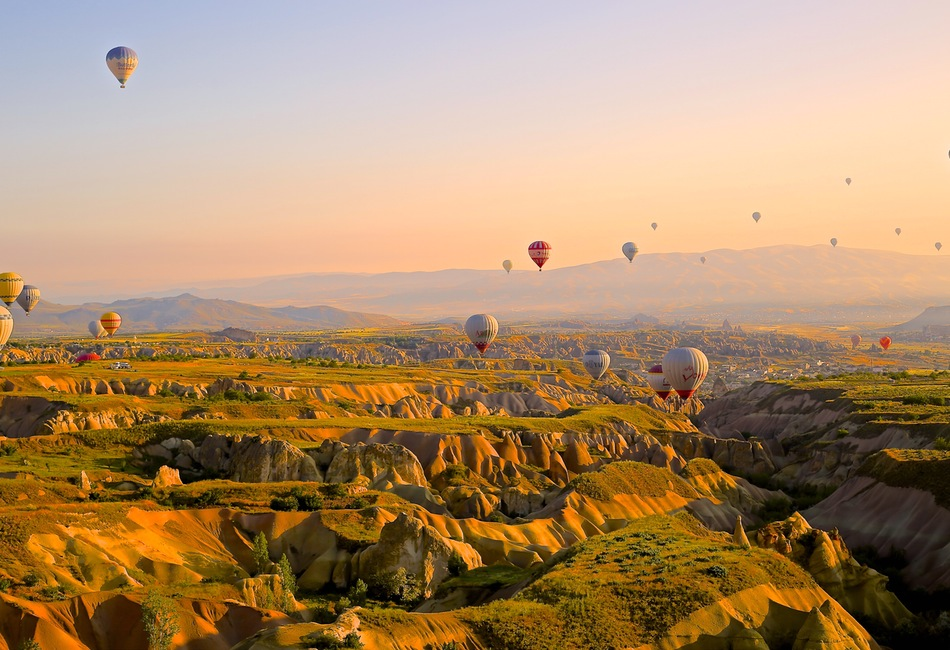
#> input picture fig/img_01.jpg, 950 x 650 px, given in place of the camera
$ python first.py   (older library calls are emulated)
#> lines starting #> are read from the running program, lines starting #| are printed output that depends on the picture
#coding: utf-8

import cv2
import numpy as np
import math

img_name = 'img_dst'
cv2.namedWindow('src')
cv2.namedWindow('dst')
cv2.namedWindow('tmp')

cap = cv2.VideoCapture(0)
while True:
    ret, img_src = cap.read() #カメラ映像の読み込み
#> img_src is the input picture: shape (650, 950, 3); mean B, G, R 104.7, 139.3, 170
    #ここに核となる諸理を記述
    #img_dst = cv2.flip(img_src , flipCode = 0) #垂直反転
    img_dst = cv2.medianBlur(img_src, 9)
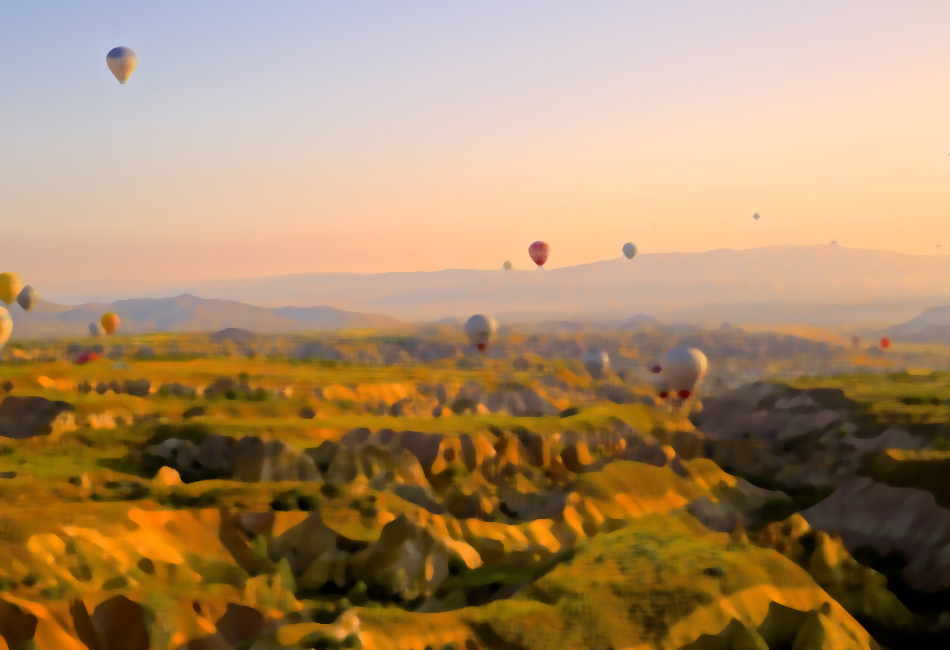
#> img_dst: shape (650, 950, 3); mean B, G, R 103.6, 139, 169.5
    #img_dst = cv2.cvtColor(img_dst, cv2.COLOR_BGR2GRAY)
    img_tmp = cv2.Sobel(img_src, cv2.CV_32F, 1, 0)
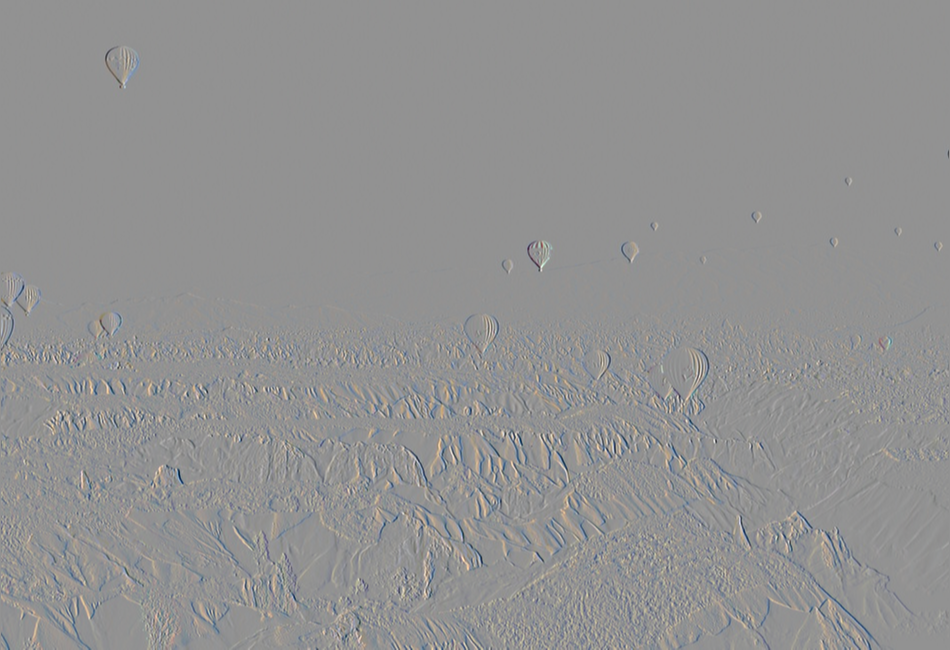
#> img_tmp: shape (650, 950, 3) float32; mean B, G, R 0.1, 0, 0; drawn with min black and max white
    img_tmp = cv2.convertScaleAbs(img_tmp)
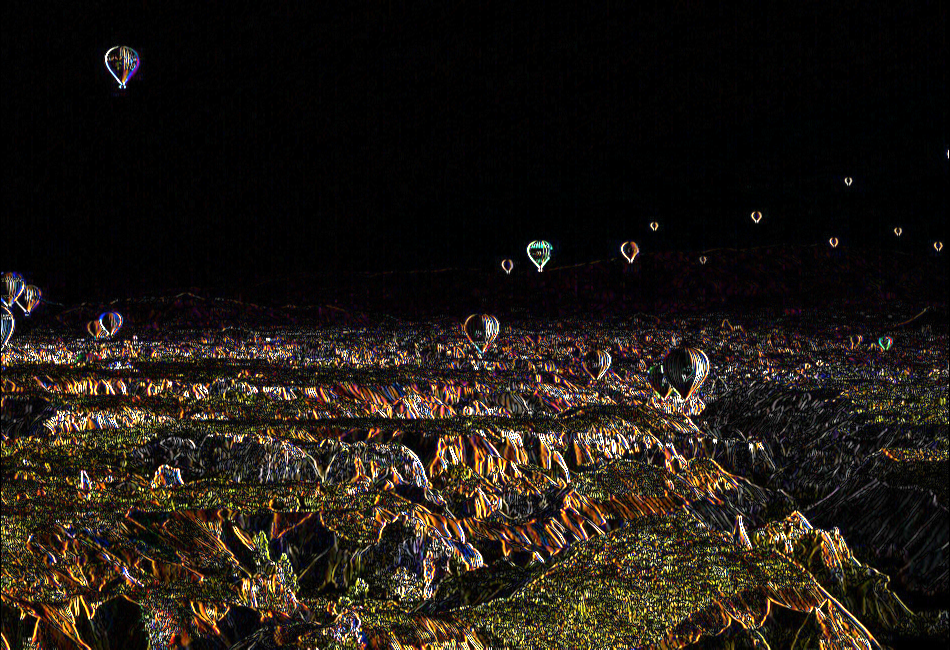
#> img_tmp: shape (650, 950, 3); mean B, G, R 20.2, 26.4, 32.5
    img_dst = cv2.absdiff(img_src, img_tmp)
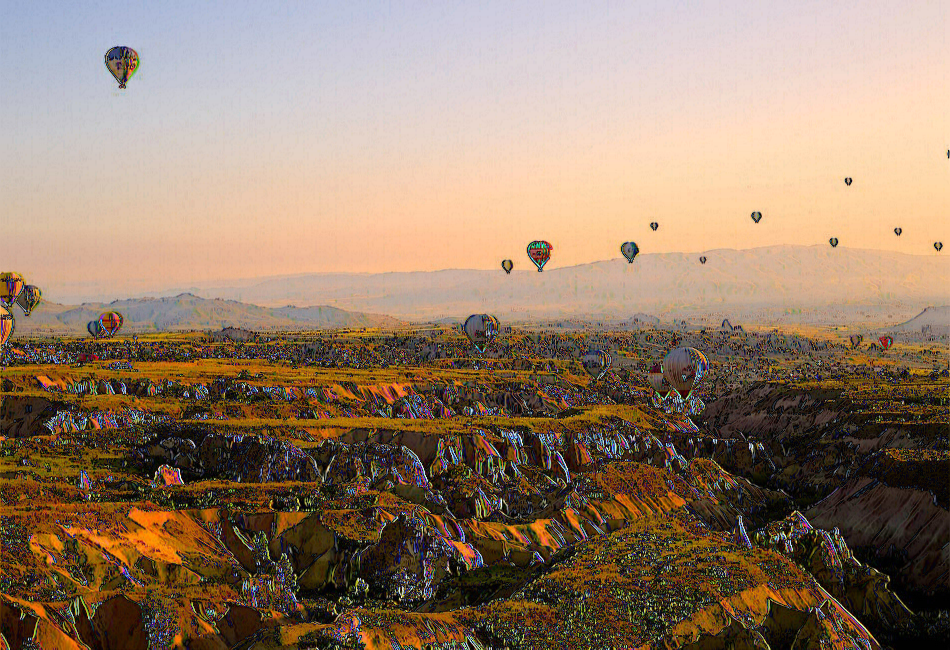
#> img_dst: shape (650, 950, 3); mean B, G, R 106.4, 126.6, 149.5
    #img_dst = cv2.cvtColor(img_tmp, cv2.COLOR_BGR2GRAY)
    cv2.imshow('src', img_src) #入力画像を表示
    cv2.imshow('dst', img_dst) #出力画像を表示
    cv2.imshow('tmp', img_tmp) #出力画像を表示
    ch = cv2.waitKey(1) #キー入力待ち
#> (key q is pressed here)

    if ch == ord('q'):
        break
cap.release()
cv2.destroyAllWindows()
